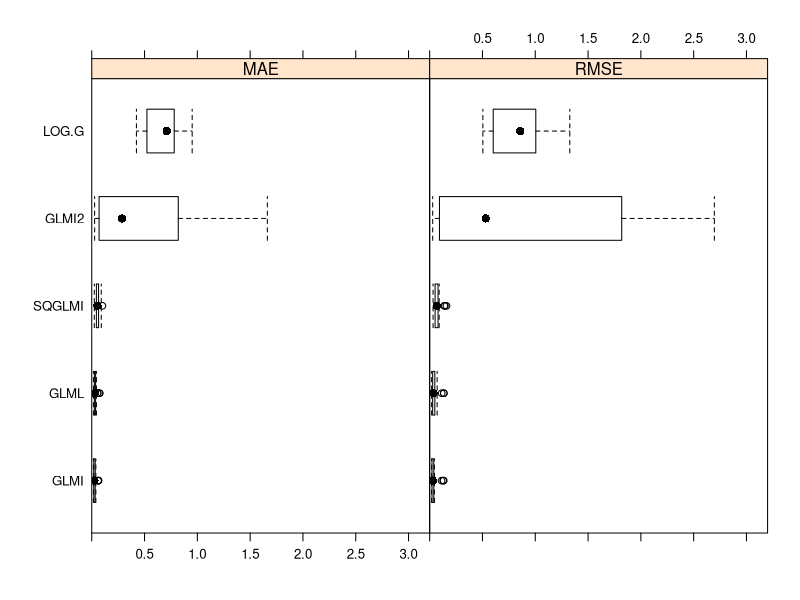
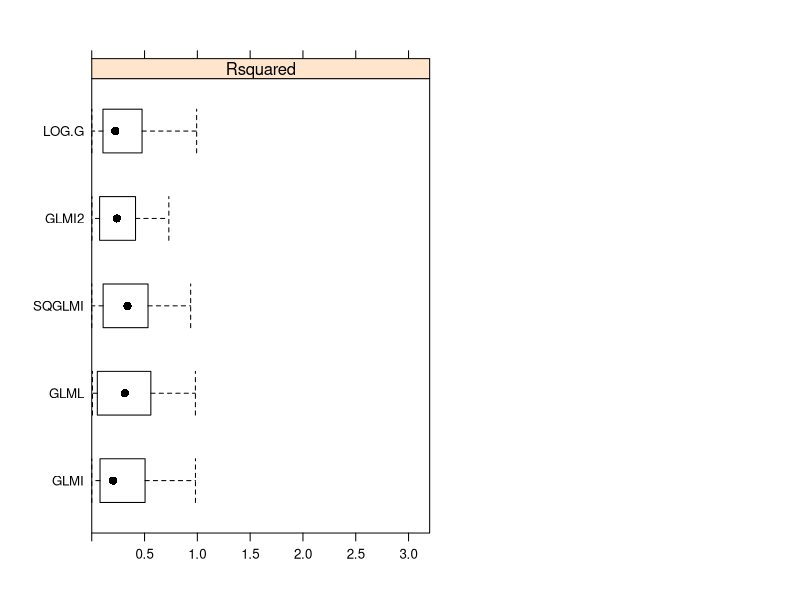
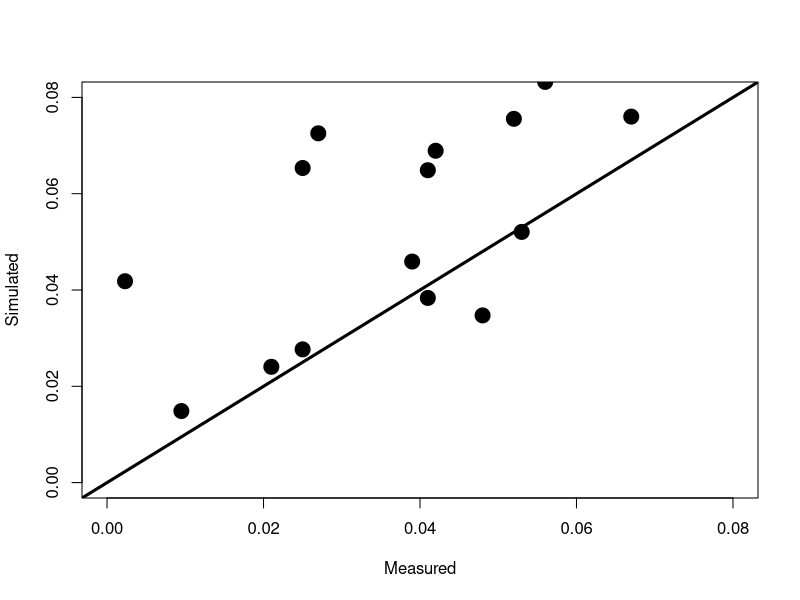

Write the R code that produced these figures, in order.
library(tidyverse)
library(caret)
#################################
dataf<-read.csv("../MRT data.csv")
dataf$ID<-1:nrow(dataf)
dataf<-dataf%>%dplyr::select(ID,SoilpH,Clay,Sand,Corg,Biomass,Temp,K1,K2)
### Partitioning
set.seed(998)
inTraining <- createDataPartition(dataf$ID, p = .75, list = FALSE)
training <- dataf[ inTraining,]
testing  <- dataf[-inTraining,]

##### Training options
fitControl <- trainControl(## 10-fold CV
  method = "repeatedcv",
  number = 10,
  repeats = 3,
  allowParallel=T)  ## repeated ten times
#############################
############ Here I will try different models and then 
############ I will compare my models 
#######################################################
#1#traning glm with identity link function - log transform
log.glmiden <- train(log(K1) ~ . -ID-K2, data = training, 
                 method = "glmStepAIC", 
                 trControl = fitControl,
                 verbose = FALSE,
                 na.action = na.exclude,
                 family=gaussian(link =identity))

#2#traning glm with identity link function - sqrt transform
sqrt.glmiden <- train(sqrt(K1) ~ . -ID-K2, data = training, 
                 method = "glmStepAIC", 
                 trControl = fitControl,
                 verbose = FALSE,
                 na.action = na.exclude,
                 family=gaussian(link =identity))

#3#traning glm with identity link function
glmiden <- train(K1 ~ . -ID-K2, data = training, 
                 method = "glmStepAIC", 
                 trControl = fitControl,
                 verbose = FALSE,
                 na.action = na.exclude,
                 family=gaussian(link =identity))


#4#traning glm with identity link function and second order 
glmiden2 <- train(K1 ~ .^2 -ID-K2, data = training, 
                 method = "glmStepAIC", 
                 trControl = fitControl,
                 verbose = FALSE,
                 na.action = na.exclude,
                 family=gaussian(link =identity))

#5#traning glm with log link function 
glmlog <- train(K1 ~ . -ID-K2, data = training, 
                 method = "glmStepAIC", 
                 trControl = fitControl,
                 verbose = FALSE,
                 na.action = na.exclude,
                 family=gaussian(link =log))


##########################################
################### Diagnostics-comparison
###########################################
resamps <- resamples(list(GLMI = glmiden,
                          GLMI2 = glmiden2,
                          GLML = glmlog,
                          LOG.G=log.glmiden,
                          SQGLMI=sqrt.glmiden))


trellis.par.set(caretTheme())
bwplot(resamps, layout = c(2, 1),xlim=c(0,3.2))

#1VS1
plot(testing$K1[!is.na(testing$SoilpH)],
     predict(glmiden, newdata = testing[!is.na(testing$SoilpH),]),
     xlim=c(0,0.08),ylim=c(0,0.08),pch=19,cex=2,xlab="Measured",ylab="Simulated")

abline(a=0,b=1,lwd=3)

